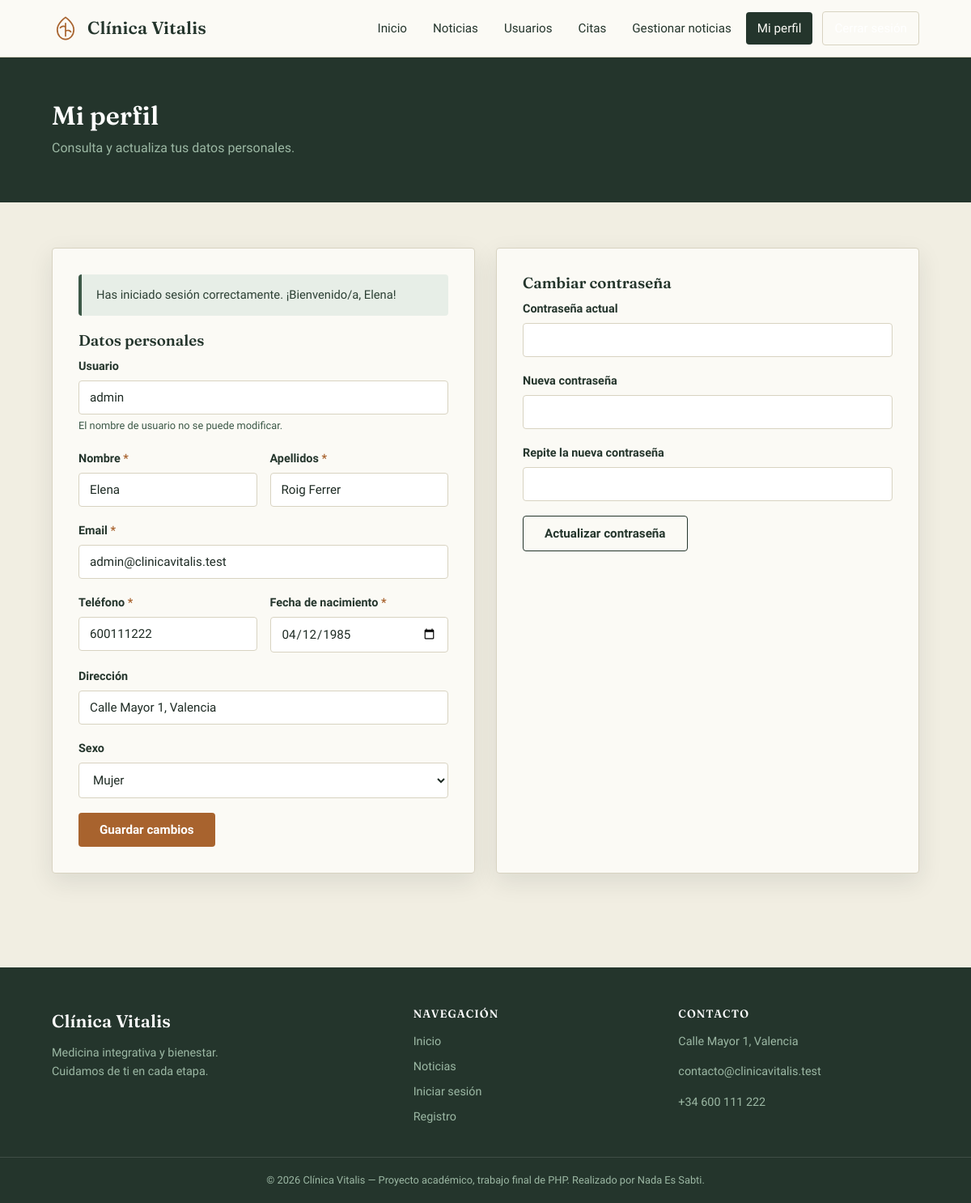
Screenshot of /perfil.php (signed in) with the database file from the repository.
### tables this page shows
CREATE TABLE IF NOT EXISTS users_login (
    idLogin     INT AUTO_INCREMENT PRIMARY KEY,
    idUser      INT NOT NULL UNIQUE,
    usuario     VARCHAR(60)  NOT NULL UNIQUE,
    password    VARCHAR(255) NOT NULL,
    rol         ENUM('admin','user') NOT NULL DEFAULT 'user',
    CONSTRAINT fk_login_user FOREIGN KEY (idUser)
        REFERENCES users_data(idUser)
        ON DELETE CASCADE ON UPDATE CASCADE
);

CREATE TABLE IF NOT EXISTS users_data (
    idUser          INT AUTO_INCREMENT PRIMARY KEY,
    nombre          VARCHAR(100)    NOT NULL,
    apellidos       VARCHAR(150)    NOT NULL,
    email           VARCHAR(150)    NOT NULL UNIQUE,
    telefono        VARCHAR(20)     NOT NULL,
    fecha_nacimiento DATE           NOT NULL,
    direccion       VARCHAR(255)    DEFAULT NULL,
    sexo            ENUM('Mujer','Hombre','Otro') DEFAULT 'Otro'
);

### perfil.php (the view, shortened to what this page needs)
<?php
require_once 'includes/functions.php';
require_once 'includes/db.php';
$idUser = $_SESSION['idUser'];
$stmt = mysqli_prepare($conexion,
    "SELECT d.nombre, d.apellidos, d.email, d.telefono, d.fecha_nacimiento, d.direccion, d.sexo, l.usuario
     FROM users_data d INNER JOIN users_login l ON l.idUser = d.idUser
     WHERE d.idUser = ?");
mysqli_stmt_bind_param($stmt, 'i', $idUser);
mysqli_stmt_execute($stmt);
$datos = mysqli_fetch_assoc(mysqli_stmt_get_result($stmt));
?>
<!DOCTYPE html>
<html lang="es">
<head>
<link rel="stylesheet" href="css/style.css">
</head>
<body>
<?php include 'includes/navbar.php'; ?>
<div class="pagina-cabecera">
    <div class="contenedor">
        <h1>Mi perfil</h1>
        <p>Consulta y actualiza tus datos personales.</p>
    </div>
</div>
<section class="seccion">
    <div class="contenedor rejilla-2">
        <div class="tarjeta">
            <h3>Datos personales</h3>
            <form method="POST" action="perfil.php" class="formulario">
                <div class="campo">
                    <label>Usuario</label>
                    <input type="text" value="<?= htmlspecialchars($datos['usuario'], ENT_QUOTES, 'UTF-8') ?>" disabled>
                    <small>El nombre de usuario no se puede modificar.</small>
                </div>
                <div class="fila-doble">
                    <div class="campo">
                        <label>Nombre <span class="obligatorio">*</span></label>
                        <input type="text" name="nombre" value="<?= htmlspecialchars($datos['nombre'], ENT_QUOTES, 'UTF-8') ?>" required>
                    </div>
                    <div class="campo">
                        <label>Apellidos <span class="obligatorio">*</span></label>
                        <input type="text" name="apellidos" value="<?= htmlspecialchars($datos['apellidos'], ENT_QUOTES, 'UTF-8') ?>" required>
                    </div>
                </div>
                <div class="campo">
                    <label>Email <span class="obligatorio">*</span></label>
                    <input type="email" name="email" value="<?= htmlspecialchars($datos['email'], ENT_QUOTES, 'UTF-8') ?>" required>
                </div>
                <div class="fila-doble">
                    <div class="campo">
                        <label>Teléfono <span class="obligatorio">*</span></label>
                        <input type="text" name="telefono" value="<?= htmlspecialchars($datos['telefono'], ENT_QUOTES, 'UTF-8') ?>" required>
                    </div>
                    <div class="campo">
                        <label>Fecha de nacimiento <span class="obligatorio">*</span></label>
                        <input type="date" name="fecha_nacimiento" value="<?= htmlspecialchars($datos['fecha_nacimiento'], ENT_QUOTES, 'UTF-8') ?>" required>
                    </div>
                </div>
                <div class="campo">
                    <label>Dirección</label>
                    <input type="text" name="direccion" value="<?= htmlspecialchars($datos['direccion'] ?? '', ENT_QUOTES, 'UTF-8') ?>">
                </div>
                <div class="campo">
                    <label>Sexo</label>
                    <select name="sexo">
                        <option value="Mujer" <?= $datos['sexo'] === 'Mujer' ? 'selected' : '' ?>>Mujer</option>
                    </select>
                </div>
                <button type="submit" class="boton">Guardar cambios</button>
            </form>
        </div>
        <div class="tarjeta">
            <h3>Cambiar contraseña</h3>
            <form method="POST" action="perfil.php" class="formulario">
                <div class="campo">
                    <label>Contraseña actual</label>
                    <input type="password" name="password_actual" required>
                </div>
                <div class="campo">
                    <label>Nueva contraseña</label>
                    <input type="password" name="password_nueva" required minlength="6">
                </div>
                <div class="campo">
                    <label>Repite la nueva contraseña</label>
                    <input type="password" name="password_nueva2" required minlength="6">
                </div>
                <button type="submit" class="boton boton-secundario">Actualizar contraseña</button>
            </form>
        </div>
    </div>
</section>
<?php include 'includes/footer.php'; ?>
</body>
</html>

### css/style.css (style rules this page uses)
:root { --tinta: #1E2B24; --verde-900: #24352C; --verde-700: #3C5847; --verde-500: #587A63; --verde-300: #9CB8A4; --papel: #F1EEE2; --papel-alto: #FBFAF5; --ocre: #A8632E; --ocre-claro: #D9B27C; --linea: #D8D3C1; --error: #A8342E; --exito: #3C5847; --fuente-display: 'Fraunces', Georgia, serif; --fuente-texto: 'Work Sans', Arial, sans-serif; --radio: 4px; --sombra: 0 10px 30px rgba(30, 43, 36, 0.10); }
* { box-sizing: border-box; }
html { scroll-behavior: smooth; }
body { margin: 0; font-family: var(--fuente-texto); color: var(--tinta); background: var(--papel); line-height: 1.6; }
h1, h2, h3, h4 { font-family: var(--fuente-display); color: var(--verde-900); line-height: 1.15; margin: 0 0 0.5em; font-weight: 600; }
.contenedor { max-width: 1120px; margin: 0 auto; padding: 0 24px; }
.boton { display: inline-block; background: var(--ocre); color: #fff; border: none; padding: 12px 26px; border-radius: var(--radio); font-family: var(--fuente-texto); font-weight: 600; font-size: 0.95rem; cursor: pointer; transition: background 0.15s ease; }
.boton-secundario { background: transparent; color: var(--verde-900); border: 1.5px solid var(--verde-900); }
.tarjeta { background: var(--papel-alto); border: 1px solid var(--linea); border-radius: var(--radio); padding: 32px; box-shadow: var(--sombra); }
.formulario { max-width: 560px; }
.campo { margin-bottom: 18px; }
.campo label { display: block; font-weight: 600; margin-bottom: 6px; font-size: 0.9rem; color: var(--verde-900); }
.campo .obligatorio { color: var(--ocre); }
.campo input, .campo select, .campo textarea { width: 100%; padding: 11px 13px; border: 1px solid var(--linea); border-radius: var(--radio); font-family: var(--fuente-texto); font-size: 0.95rem; background: #fff; color: var(--tinta); }
.campo small { display: block; margin-top: 4px; color: var(--verde-700); font-size: 0.8rem; }
.fila-doble { display: grid; grid-template-columns: 1fr 1fr; gap: 16px; }
.rejilla-2 { display: grid; grid-template-columns: repeat(2, 1fr); gap: 26px; }
.pagina-cabecera { background: var(--verde-900); color: var(--papel-alto); padding: 54px 0; }
.pagina-cabecera h1 { color: #fff; margin: 0; }
.pagina-cabecera p { color: var(--verde-300); margin: 8px 0 0; }
.seccion { padding: 56px 0; }

### rows the page displays
users_login: usuario "admin", nombre "Elena", apellidos "Roig Ferrer", email "admin@clinicavitalis.test", telefono "600111222", fecha_nacimiento "04/12/1985", direccion "Calle Mayor 1, Valencia"
users_data: sexo "Mujer"

### other values shown
$m['texto'] "Has iniciado sesión correctamente. ¡Bienvenido/a, Elena!"
